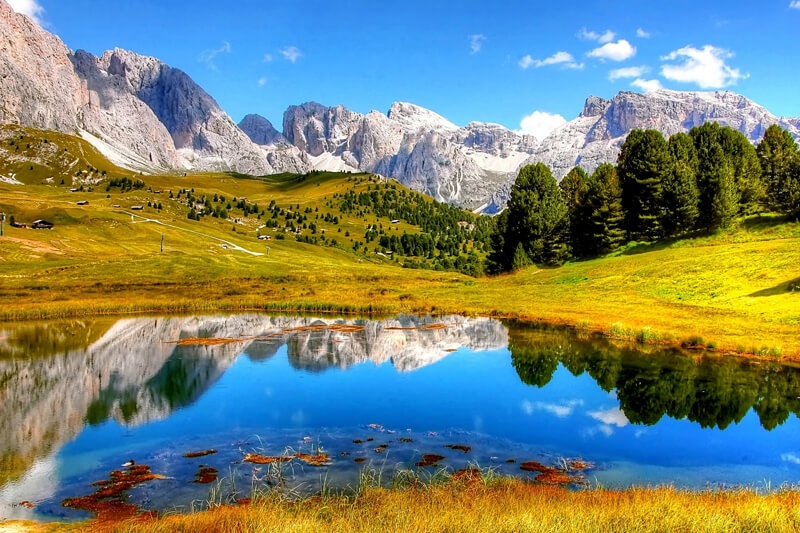
#> input picture tallerBlancoNegro/images/paisaje.png, 800 x 533 px
$ jupyter execute taller.ipynb
#> lines starting #> are read from the running program, lines starting #| are printed output that depends on the picture
[cell 1]
import cv2 as cv
import os

archivos = [
    "images/paisaje.png",
    "images/paisaje.jpg",
    "images/paisaje.bmp",
    "images/paisaje.tiff"
]

1. Hacer un programa que cargue una imagen en distintos
formatos (por ejemplo: tiff, png, bmp, jpg).

[cell 2]
for archivo in archivos:


    image = cv.imread(archivo)
#> image is the input picture: shape (533, 800, 3); mean B, G, R 115.4, 133.1, 118.3

    if image is None:
        print("No se pudo cargar:", archivo)
        continue

    print("\nArchivo:", archivo)
    print("Dimensiones:", image.shape)
#| Dimensiones: (533, 800, 3)
    print("Tipo de datos:", image.dtype)
#| Tipo de datos: uint8
    print("Número de elementos:", image.size)
#| Número de elementos: 1279200
    print("Memoria de la matriz:", image.nbytes, "bytes")
#| Memoria de la matriz: 1279200 bytes
    print("Tamaño del archivo:", os.path.getsize(archivo), "bytes")

    cv.imshow("Imagen", image)
    cv.waitKey(0)

cv.destroyAllWindows()

2. Compare visualmente las imágenes en los distintos formatos.
Indique si hay diferencias en apariencia.

Visualmente, las imágenes en formatos PNG, JPG, BMP y TIFF se observan prácticamente iguales a simple vista, ya que todas conservan las mismas dimensiones de 800 × 533 píxeles y los mismos tres canales de color. Sin embargo, internamente existen diferencias importantes en la forma de almacenamiento y compresión.

La imagen JPG ocupa mucho menos espacio en disco, con 192.680 bytes, porque utiliza compresión con pérdida. Esto puede introducir pequeñas variaciones en los píxeles, aunque normalmente no sean evidentes a simple vista. La imagen PNG ocupa 876.700 bytes y utiliza compresión sin pérdida, por lo que conserva mejor la información original. En cambio, BMP y TIFF ocupan alrededor de 1,28 MB, muy cerca del tamaño de la matriz sin comprimir, por lo que mantienen prácticamente toda la información de los píxeles.

Por tanto, aunque visualmente no se aprecien diferencias notorias entre los cuatro formatos, el tamaño de los archivos sí cambia considerablemente debido al método de compresión utilizado por cada formato.

3. Hacer una función para leer una imagen en formato RGB y la
presente en las dos escalas de grises planteadas realizando
ciclos, utilizando las siguientes ecuaciones:
- Y = 0.2989R + 0.5870G + 0.1140B
- Y = 0.333R + 0.333G + 0.333B

[cell 3]
import cv2 as cv
import os


def convertir_a_gris_NTSC(image: cv.Mat) -> cv.Mat:
    if image is None:
        raise ValueError("La imagen proporcionada es None.")

    image_gris = image.copy()
    alto, ancho = image_gris.shape[:2]
#> alto = 533; ancho = 800

    for y in range(alto):
        for x in range(ancho):
            pixel = image_gris[y, x]

            B = pixel[0]
            G = pixel[1]
            R = pixel[2]

            Y = int(0.2989 * R + 0.5870 * G + 0.1140 * B)

            image_gris[y, x] = [Y, Y, Y]
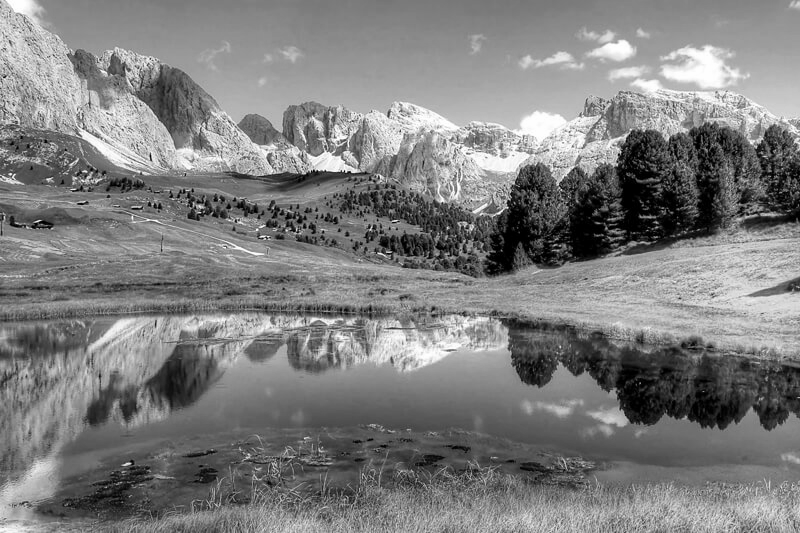
#> image_gris: shape (533, 800, 3); min 0, max 254, mean 126.2

    return image_gris


def convertir_a_gris_promedio(image: cv.Mat) -> cv.Mat:
    if image is None:
        raise ValueError("La imagen proporcionada es None.")

    image_gris = image.copy()
    alto, ancho = image_gris.shape[:2]
#> alto = 533; ancho = 800

    for y in range(alto):
        for x in range(ancho):
            pixel = image_gris[y, x]

            B = pixel[0]
            G = pixel[1]
            R = pixel[2]

            Y = int(0.333 * R + 0.333 * G + 0.333 * B)

            image_gris[y, x] = [Y, Y, Y]
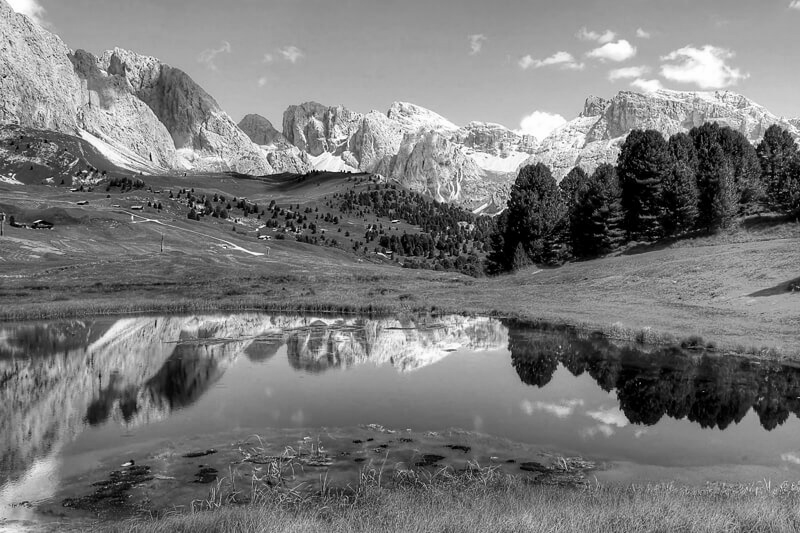
#> image_gris: shape (533, 800, 3); min 0, max 254, mean 121.6

    return image_gris


image = cv.imread("images/paisaje.png")

image_gris_NTSC = convertir_a_gris_NTSC(image)
image_gris_promedio = convertir_a_gris_promedio(image)

os.makedirs("resultados", exist_ok=True)

cv.imwrite(
    "resultados/paisaje_gris_ntsc.png",
    image_gris_NTSC
)

cv.imwrite(
    "resultados/paisaje_gris_promedio.png",
    image_gris_promedio
)

print("Imágenes guardadas correctamente en la carpeta resultados.")

4. Hacer un programa que lea una imagen a color y
presente la imagen en escala de grises, usando una
función para escala de grises del lenguaje de
programación utilizado.

[cell 4]
def convertir_a_gris(image: cv.Mat) -> cv.Mat:
    if image is None:
        raise ValueError("La imagen proporcionada es None.")

    image_gris = image.copy()
    alto, ancho = image_gris.shape[:2]
#> alto = 533; ancho = 800

    image_gris = cv.cvtColor(image_gris, cv.COLOR_BGR2GRAY)
#> image_gris: shape (533, 800)

    return image_gris

image = cv.imread("images/paisaje.png")
image_gris = convertir_a_gris(image)

os.makedirs("resultados", exist_ok=True)

cv.imwrite(
    "resultados/paisaje_gris.png",
    image_gris
)

Al comparar las imágenes obtenidas, la conversión mediante la ecuación NTSC y la función cv.cvtColor() de OpenCV producen resultados visualmente prácticamente iguales. Esto se debe a que OpenCV utiliza una ponderación de los canales RGB muy similar a la ecuación NTSC.

En cambio, en la conversión mediante el promedio de los canales RGB se observan algunas diferencias, principalmente en las zonas verdes de la imagen, como el llano y la vegetación, que aparecen más oscuras.

5. Guarde las imágenes de los ejercicios anteriores.

6. Analizar las diferencias presentadas entre las diferentes
imágenes obtenidas. Encontrar los valores promedio de la
intensidad (brillo) de las imágenes obtenidas.

[cell 5]
print("----- BRILLO PROMEDIO -----")

print(
    "NTSC:",
    image_gris_NTSC.mean()
)

print(
    "Promedio RGB:",
    image_gris_promedio.mean()
)

print(
    "OpenCV:",
    image_gris.mean()
)

[cell 6]
ntsc_1_canal = image_gris_NTSC[:, :, 0]

diferencia = cv.absdiff(ntsc_1_canal, image_gris)
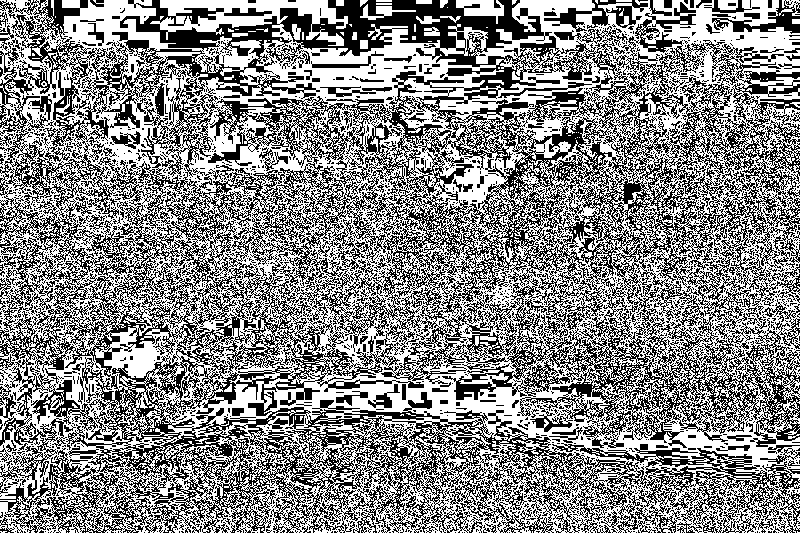
#> diferencia: shape (533, 800); values 0 (black) and 1 (white), 53.7% white; black in thin lines or dots

print(
    "Diferencia promedio NTSC vs OpenCV:",
    diferencia.mean()
)

print(
    "Diferencia máxima NTSC vs OpenCV:",
    diferencia.max()
)
